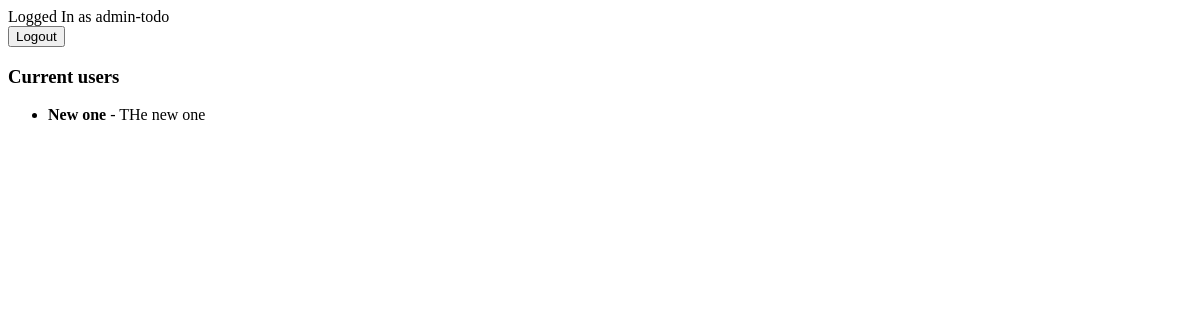
Page /current/ (signed in) on the earlier database version.
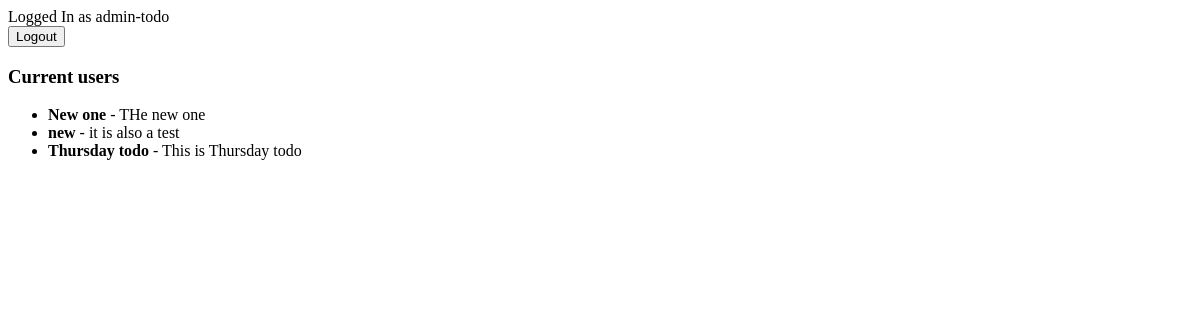
Same page on the later database version.
### Todo/models.py (models this page shows, shortened)
class Todo(models.Model):
    title=models.CharField(max_length=100)
    memo=models.TextField(blank=True)
    created= models.DateTimeField(auto_now_add=True) # auto... add the specific exact time and it will ne be editable.
    datecompleted=models.DateTimeField(null=True, blank=True)
    importance=models.BooleanField(default=False)
    user=models.ForeignKey(User, on_delete=models.CASCADE)

### Todo/views.py (the view)
# urls.py: path('current/', views.currenttodos, name='currenttodos'),
def currenttodos(request):
    todos=Todo.objects.filter(user=request.user, datecompleted__isnull=True) # the first part of code will filter the todo list base on user login in website
    return render(request, 'todo/currenttodos.html', {'todos':todos})

### Todo/templates/todo/currenttodos.html (shortened to what this page needs)
<!DOCTYPE html>
<html lang="en">
<head>
</head>
<body>
    {% extends 'todo/base.html' %}
    {% block content %}
    <h3>Current users</h3>
        <ul>
        {% for todo in todos %}
            <li>
                {% if todo.importance %}<b>{% endif %} {{todo.title}} {% if todo.importance %}</b>{% endif %}
                {% if todo.memo %} - {{ todo.memo }} {% endif %}
            </li>
        {% endfor  %}
        </ul>
    {% endblock %}

Differences in the rows shown:
added Todo: title "new", memo "it is also a test"
added Todo: title "Thursday todo", memo "This is Thursday todo"
